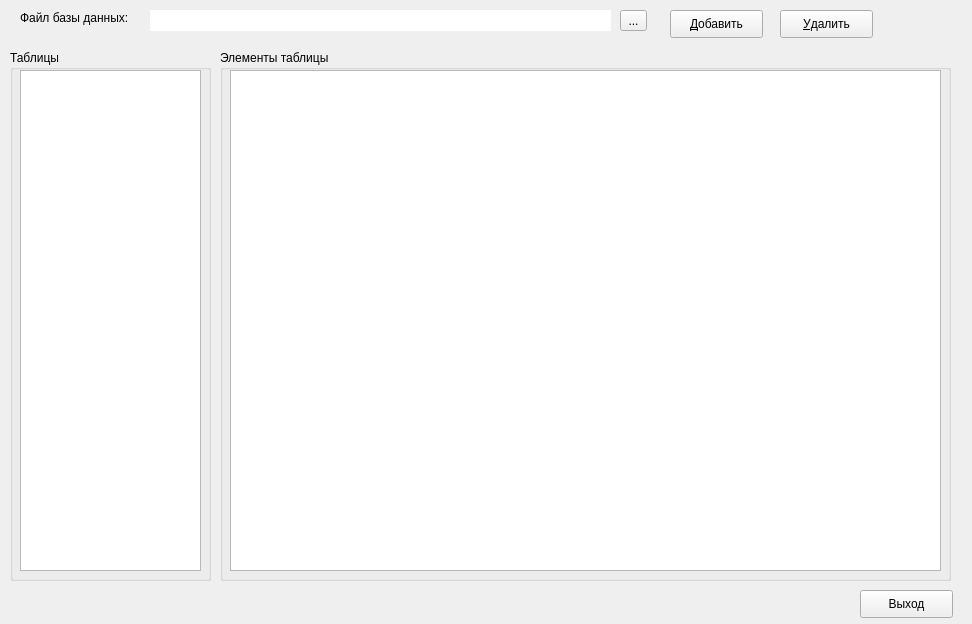
<?xml version="1.0" encoding="UTF-8"?>
<ui version="4.0">
 <class>Form</class>
 <widget class="QWidget" name="Form">
  <property name="geometry">
   <rect>
    <x>0</x>
    <y>0</y>
    <width>972</width>
    <height>624</height>
   </rect>
  </property>
  <property name="windowTitle">
   <string>Склад</string>
  </property>
  <property name="toolTip">
   <string/>
  </property>
  <property name="statusTip">
   <string/>
  </property>
  <property name="whatsThis">
   <string/>
  </property>
  <widget class="QLineEdit" name="form_db_path">
   <property name="geometry">
    <rect>
     <x>150</x>
     <y>10</y>
     <width>461</width>
     <height>21</height>
    </rect>
   </property>
   <property name="maximumSize">
    <size>
     <width>461</width>
     <height>21</height>
    </size>
   </property>
   <property name="frame">
    <bool>false</bool>
   </property>
  </widget>
  <widget class="QToolButton" name="db_path_select">
   <property name="geometry">
    <rect>
     <x>620</x>
     <y>10</y>
     <width>27</width>
     <height>21</height>
    </rect>
   </property>
   <property name="text">
    <string>...</string>
   </property>
  </widget>
  <widget class="QPushButton" name="btn_quit">
   <property name="geometry">
    <rect>
     <x>860</x>
     <y>590</y>
     <width>93</width>
     <height>28</height>
    </rect>
   </property>
   <property name="text">
    <string>Выход</string>
   </property>
  </widget>
  <widget class="QGroupBox" name="group_tbl_list">
   <property name="geometry">
    <rect>
     <x>10</x>
     <y>50</y>
     <width>201</width>
     <height>531</height>
    </rect>
   </property>
   <property name="title">
    <string>Таблицы</string>
   </property>
   <widget class="QListWidget" name="tbl_list">
    <property name="geometry">
     <rect>
      <x>10</x>
      <y>20</y>
      <width>181</width>
      <height>501</height>
     </rect>
    </property>
   </widget>
  </widget>
  <widget class="QLabel" name="label">
   <property name="geometry">
    <rect>
     <x>20</x>
     <y>10</y>
     <width>121</width>
     <height>16</height>
    </rect>
   </property>
   <property name="text">
    <string>Файл базы данных:</string>
   </property>
  </widget>
  <widget class="QTableView" name="tableView">
   <property name="geometry">
    <rect>
     <x>230</x>
     <y>70</y>
     <width>711</width>
     <height>501</height>
    </rect>
   </property>
  </widget>
  <widget class="QGroupBox" name="groupBox_2">
   <property name="geometry">
    <rect>
     <x>220</x>
     <y>50</y>
     <width>731</width>
     <height>531</height>
    </rect>
   </property>
   <property name="title">
    <string>Элементы таблицы</string>
   </property>
  </widget>
  <widget class="QPushButton" name="add_buttom">
   <property name="geometry">
    <rect>
     <x>670</x>
     <y>10</y>
     <width>93</width>
     <height>28</height>
    </rect>
   </property>
   <property name="text">
    <string>&amp;Добавить</string>
   </property>
  </widget>
  <widget class="QPushButton" name="del_buttom">
   <property name="geometry">
    <rect>
     <x>780</x>
     <y>10</y>
     <width>93</width>
     <height>28</height>
    </rect>
   </property>
   <property name="text">
    <string>&amp;Удалить</string>
   </property>
  </widget>
  <zorder>groupBox_2</zorder>
  <zorder>form_db_path</zorder>
  <zorder>db_path_select</zorder>
  <zorder>btn_quit</zorder>
  <zorder>group_tbl_list</zorder>
  <zorder>label</zorder>
  <zorder>tableView</zorder>
  <zorder>add_buttom</zorder>
  <zorder>del_buttom</zorder>
 </widget>
 <tabstops>
  <tabstop>form_db_path</tabstop>
  <tabstop>db_path_select</tabstop>
  <tabstop>tbl_list</tabstop>
  <tabstop>tableView</tabstop>
  <tabstop>add_buttom</tabstop>
  <tabstop>del_buttom</tabstop>
  <tabstop>btn_quit</tabstop>
 </tabstops>
 <resources/>
 <connections/>
</ui>
